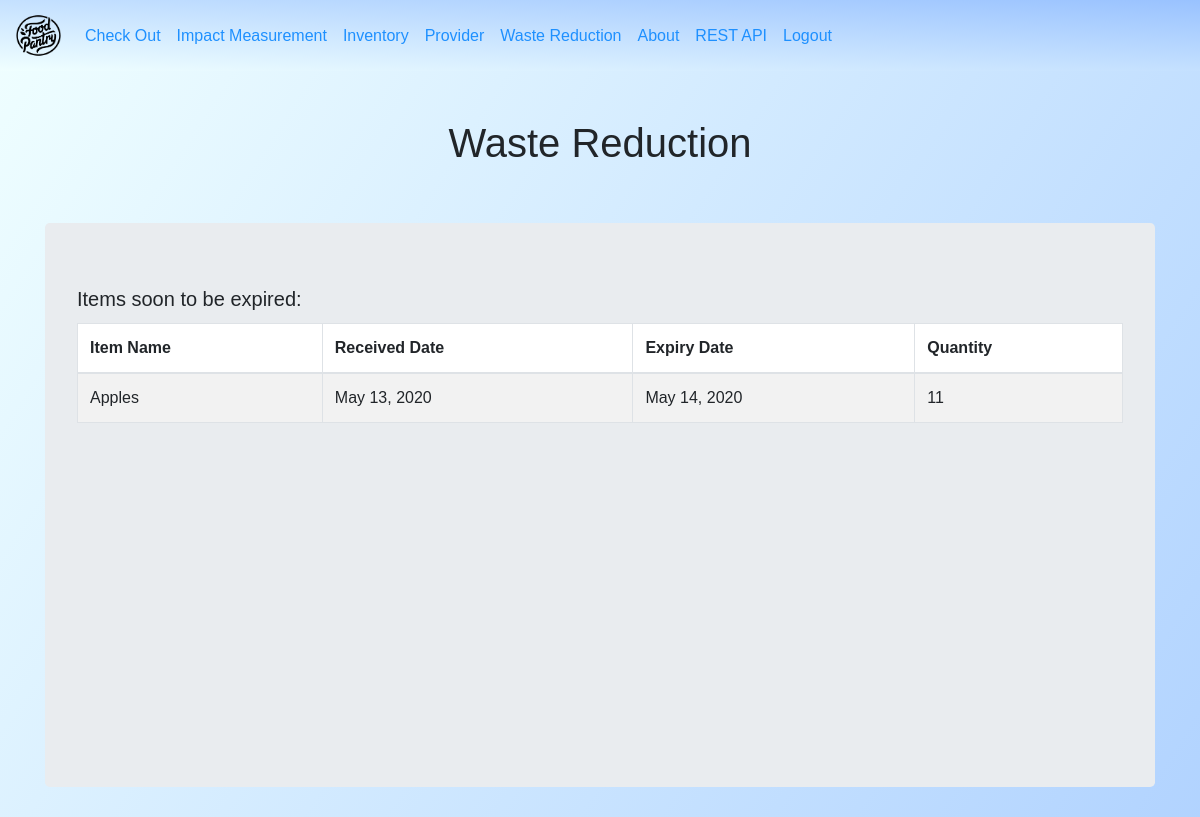
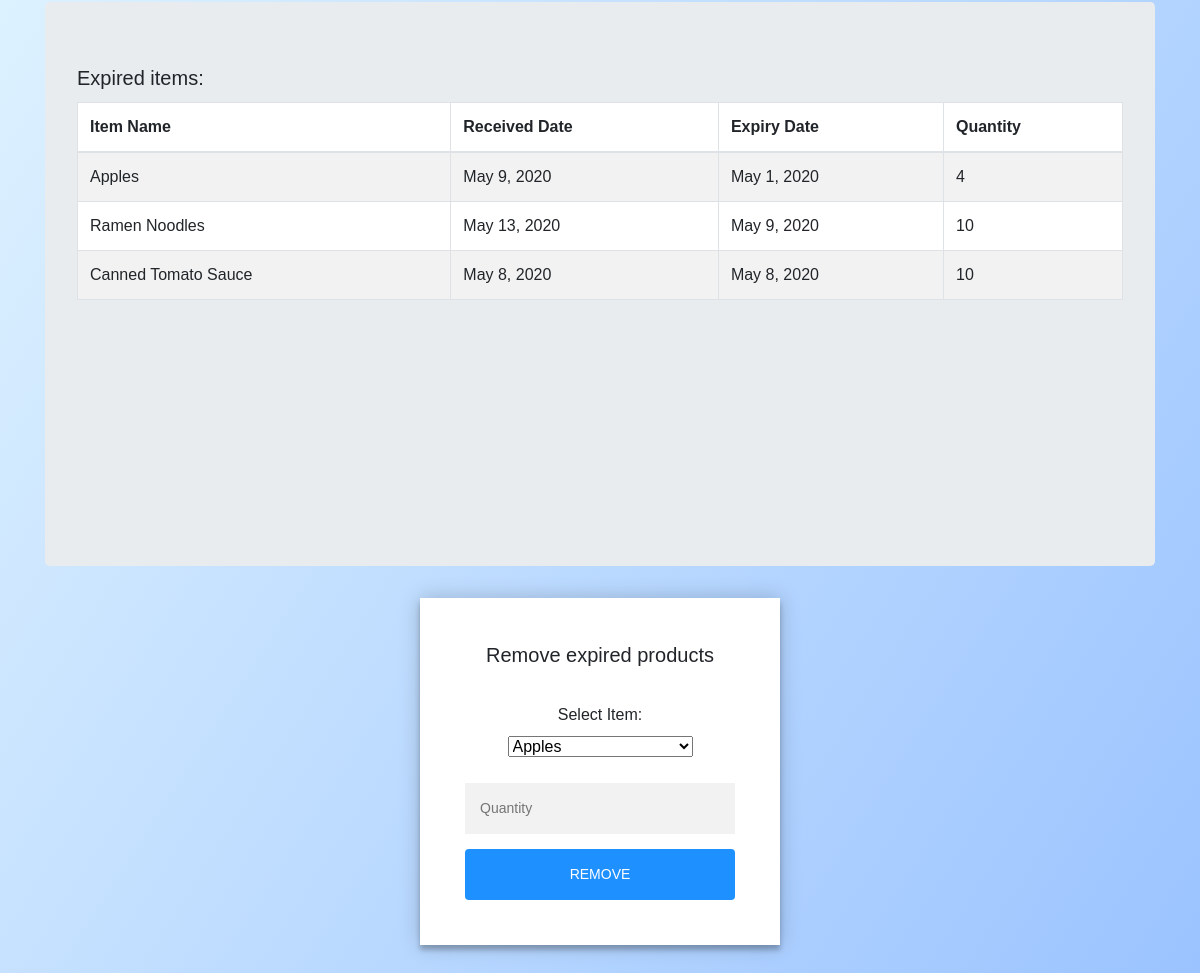
/waste/ (signed in), run on an earlier commit of the app's database (2 pictures, top to bottom).
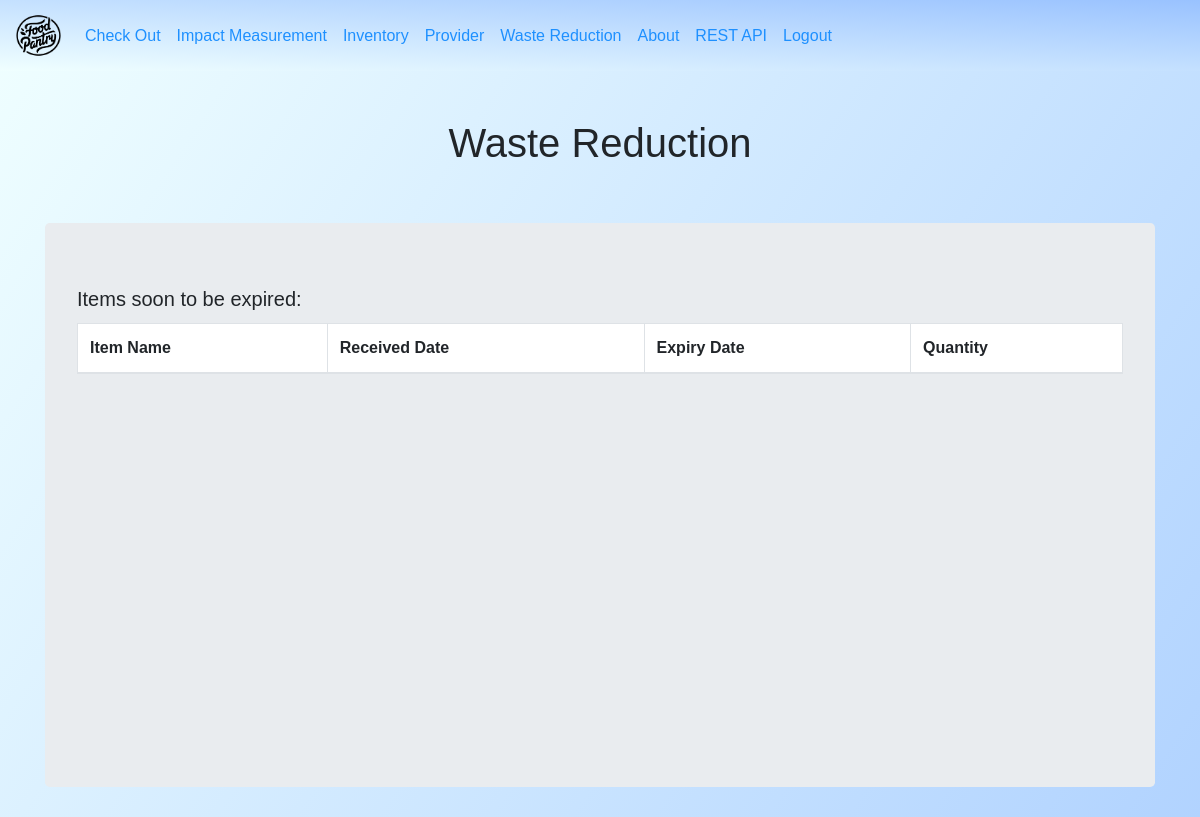
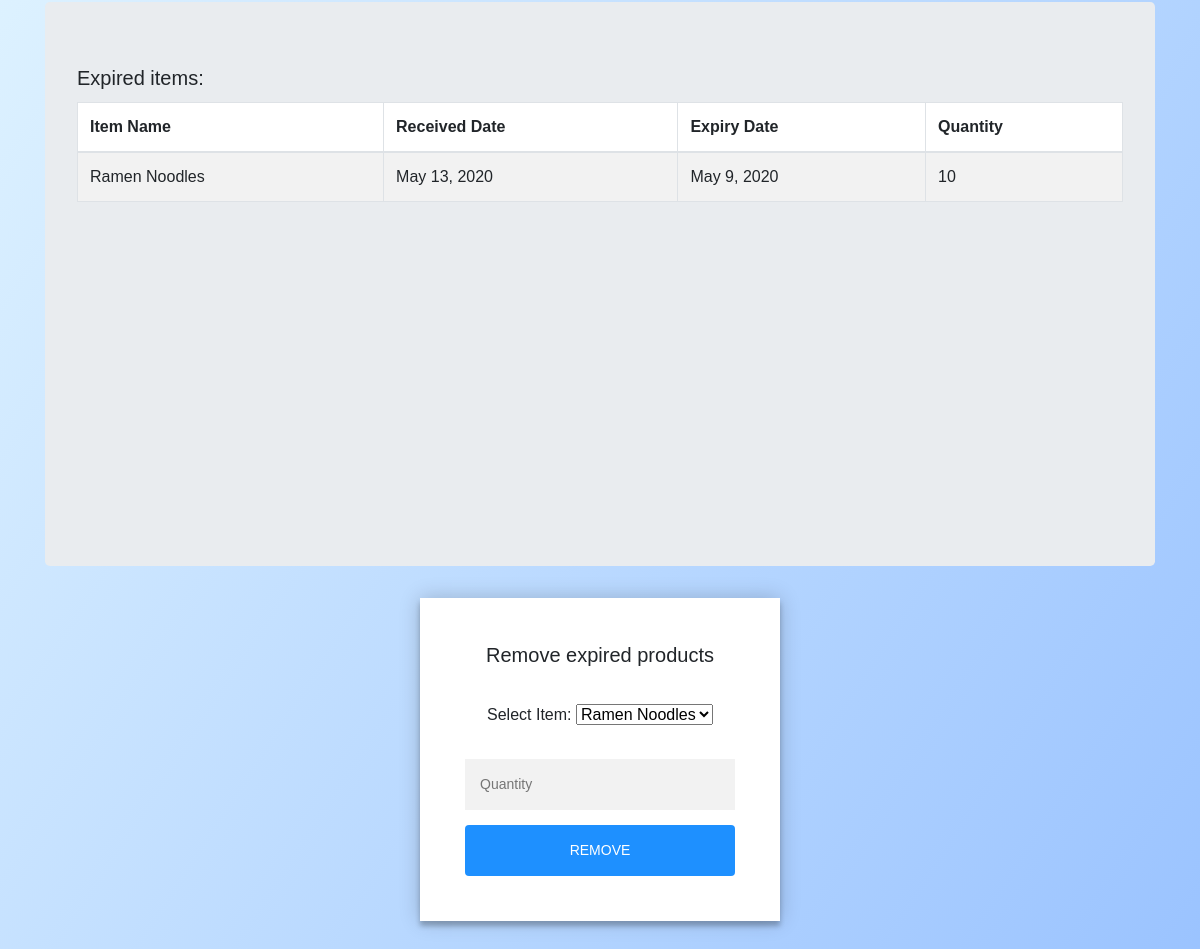
And on a later commit of the database (2 pictures, top to bottom).
### inventory/models.py (models this page shows, shortened)
class inventory(models.Model):
     donor = models.ForeignKey(provider,on_delete=models.SET_NULL,null=True,related_name='donor')
     name = models.CharField(max_length=100)
     registration_D = models.DateField(auto_now=True)
     expiry_D = models.DateField()
     price = models.FloatField()
     quantity =  models.PositiveIntegerField()

### waste_reduction/views.py (the view)
# urls.py: path('waste/', waste_reduction_views.waste_reduction, name='waste'),
@login_required(login_url='/login/')
def waste_reduction(request):
    ini_time_for_now = datetime.now().date()
    future_date_after_2days = ini_time_for_now + timedelta(days = 2)
    gotmyList = getmyList()
    waste_forms = waste_form()
    about_to_expire = []
    already_expired = []
    inventoryobjects = inventory.objects.all()
    for x in inventoryobjects:
        if (x.expiry_D - ini_time_for_now).days <= 2 and (x.expiry_D - ini_time_for_now).days >= 0:
            about_to_expire.append(x)
        if (x.expiry_D - ini_time_for_now).days < 0:
            already_expired.append(x)
    page_data = {"expiring_soon" : about_to_expire, "already_expired":already_expired, "waste_forms":waste_forms}
    return render(request, "waste_reduction/waste.html", context=page_data)

### waste_reduction/forms.py
class waste_form(forms.Form):
    def __init__(self, *args, **kwargs):
        super(waste_form, self).__init__(*args, **kwargs)
        ini_time_for_now = datetime.now().date()
        inventoryobjects = inventory.objects.all()
        already_expired_chois = []
        for x in inventoryobjects:
            if (x.expiry_D - ini_time_for_now).days < 0:
                already_expired_chois.append((x.id, x.name))
        self.fields['item_name'] = forms.CharField(widget=forms.Select(choices=already_expired_chois) )
        self.fields['registration_D'] = forms.DateField(required=False)
        self.fields['expiry_D'] = forms.DateField(required=False)
        self.fields['price'] = forms.FloatField(required=False)
        self.fields['quantity'] =  forms.CharField(widget=forms.TextInput(attrs={'placeholder': 'Quantity'}))
        self.fields['donor'] = forms.CharField(max_length=100, required=False)

### templates/waste_reduction/waste.html (shortened to what this page needs)
<!DOCTYPE html>
<html>
<head>
	{% include "dashboard/shared_links.html" %}
</head>
<body>
  {% include "dashboard/navigation_bar.html" %}
  <br>
  <br>
<h1>Waste Reduction</h1>
<br><br>
<div class="container">
	<div class="jumbotron">
    <h5 class="card-title">Items soon to be expired:</h5>
		<div class="table-wrapper-scroll-y my-custom-scrollbar">
<table bgcolor="white" class="table table-bordered table-striped mb-0">
  <thead>
    <tr>
      <th scope="col">Item Name</th>
      <th scope="col">Received Date</th>
      <th scope="col">Expiry Date</th>
	  <th scope="col">Quantity</th>
    </tr>
  </thead>
  <tbody>
{% for each in expiring_soon %}
    <tr>
    				<td>{{each.name}}</td>
					<td>{{each.registration_D}}</td>
					<td>{{each.expiry_D}}</td>
					<td>{{each.quantity}}</td>
    	</tr>
		 		{% endfor %}
  </tbody>
</table>
	</div>
</div>
</div>
<div class="container">
	<div class="jumbotron">
    <h5 class="card-title">Expired items:</h5>
		<div class="table-wrapper-scroll-y my-custom-scrollbar">
<table bgcolor="white" class="table table-bordered table-striped mb-0">
  <thead>
    <tr>
      <th scope="col">Item Name</th>
      <th scope="col">Received Date</th>
      <th scope="col">Expiry Date</th>
	  <th scope="col">Quantity</th>
    </tr>
  </thead>
  <tbody>
{% for each in already_expired %}
    <tr>
    				<td>{{each.name}}</td>
					<td>{{each.registration_D}}</td>
					<td>{{each.expiry_D}}</td>
					<td>{{each.quantity}}</td>
    	</tr>
		 		{% endfor %}
  </tbody>
</table>
	</div>
</div>
</div>
<div class="form">
  <h5 class="card-title">Remove expired products</h5>
  <br>
  <form method="POST" action="/waste_remove/">
    <label>Select Item:</label>
    {{waste_forms.item_name}}
<br>
<br>
    {{waste_forms.quantity}}
    <button type="submit" class="btn btn-info">Remove</button>
  </form>
</div>
</body>
</html>

What changed in the data, as far as the page shows it:
removed inventory: name "Apples", registration_D "May 13, 2020", expiry_D "May 14, 2020", quantity "11", shown under "Items soon to be expired:"
removed inventory: name "Apples", registration_D "May 9, 2020", expiry_D "May 1, 2020", quantity "4", shown under "Expired items:"
no longer on this page (row edited): inventory: name "Canned Tomato Sauce", registration_D "May 8, 2020", expiry_D "May 8, 2020", quantity "10", shown under "Expired items:"
Also different on the page:
form field item_name: "Apples" → "Ramen Noodles"
